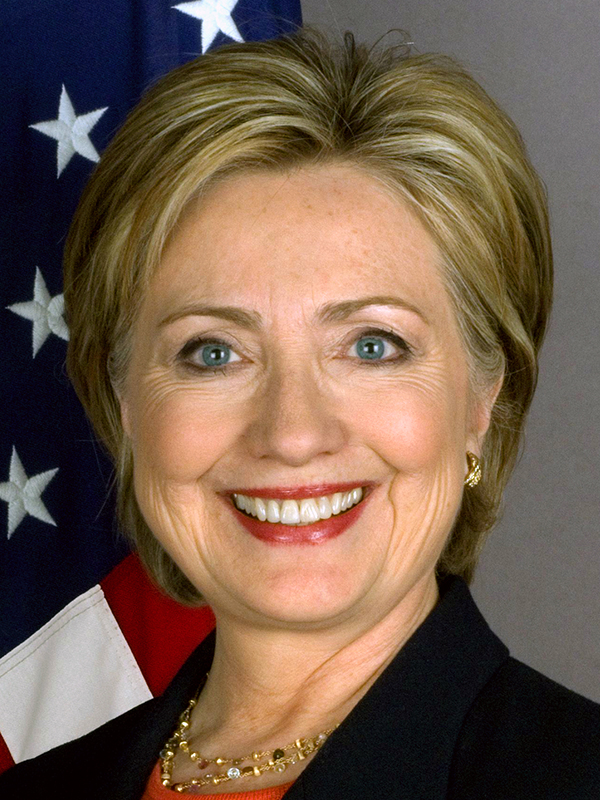
#> input picture 103-Computer-Vision-1-Introduction-Python/week11-python/skin-smoothing/solution/data/images/hillary_clinton.jpg, 600 x 800 px
$ jupyter execute --allow-errors Skin-Smoothing.ipynb   (shell and % lines are left out)
#> lines starting #> are read from the running program, lines starting #| are printed output that depends on the picture
# <font style = "color:rgb(50,120,229)">Skin Smoothing</font>

In previous modules we have seen how we can use grabcut for detecting skin region given the image of a face. The detected skin can then be smoothened and applied back to the original image, thereby resulting in a skin smoothened image.

In this project, you will be implementing **Skin Smoothing** but this time the image will contain regions other than face as well and will have to be completely automated.

You can use the following steps to approach this problem:

1. Detect the faces in the image using Deep Learning or HAAR Cascades
2. Iterate over the detected faces and apply smoothing filter. You can experiment with the filter type and size to see which one (or combination) gives the best result.

[cell 1]
import cv2
import numpy as np
import matplotlib.pyplot as plt
from dataPath import DATA_PATH

[cell 2]
import matplotlib
matplotlib.rcParams['figure.figsize'] = (20.0, 10.0)
matplotlib.rcParams['image.cmap'] = 'gray'

[cell 3]
modelFile = DATA_PATH + "models/opencv_face_detector_uint8.pb"
configFile = DATA_PATH + "models/opencv_face_detector.pbtxt"
#> (the rest of this cell did not finish here and is left out)

[cell 4]
def detectFaceOpenCVDnn(net, image, conf_threshold=0.9):
    imageOpencvDnn = image.copy()
    imageHeight = imageOpencvDnn.shape[0]
    imageWidth = imageOpencvDnn.shape[1]
    blob = cv2.dnn.blobFromImage(imageOpencvDnn, 1.0, (300, 300), [104, 117, 123], False, False)

    net.setInput(blob)
    detections = net.forward()
    bboxes = []
    for i in range(detections.shape[2])[:1]:
        confidence = detections[0, 0, i, 2]
        if confidence > conf_threshold:
            x1 = int(detections[0, 0, i, 3] * imageWidth)
            y1 = int(detections[0, 0, i, 4] * imageHeight)
            x2 = int(detections[0, 0, i, 5] * imageWidth)
            y2 = int(detections[0, 0, i, 6] * imageHeight)
            bboxes.append([x1, y1, x2, y2])
            cv2.rectangle(imageOpencvDnn, (x1, y1), (x2, y2), (0, 255, 0), int(round(imageHeight/150)), 8)
    return imageOpencvDnn, bboxes

[cell 5]
filenames = [DATA_PATH + 'images/hillary_clinton.jpg', DATA_PATH + 'images/obama.jpg', DATA_PATH + 'images/trump.jpg']
images = [cv2.imread(filename) for filename in filenames]
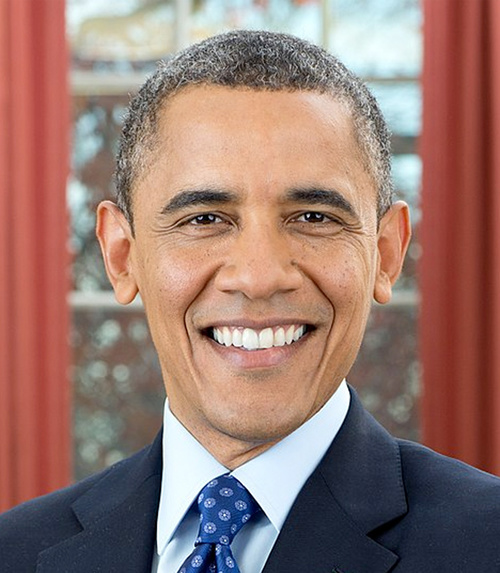
#> input picture 103-Computer-Vision-1-Introduction-Python/week11-python/skin-smoothing/solution/data/images/obama.jpg, 500 x 573 px
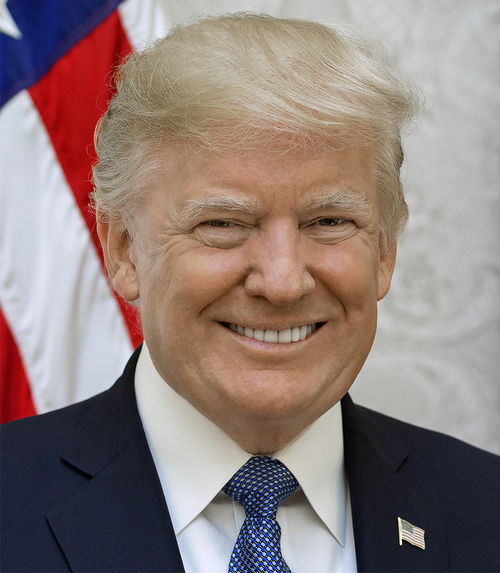
#> input picture 103-Computer-Vision-1-Introduction-Python/week11-python/skin-smoothing/solution/data/images/trump.jpg, 500 x 573 px
#> images = 3 items
